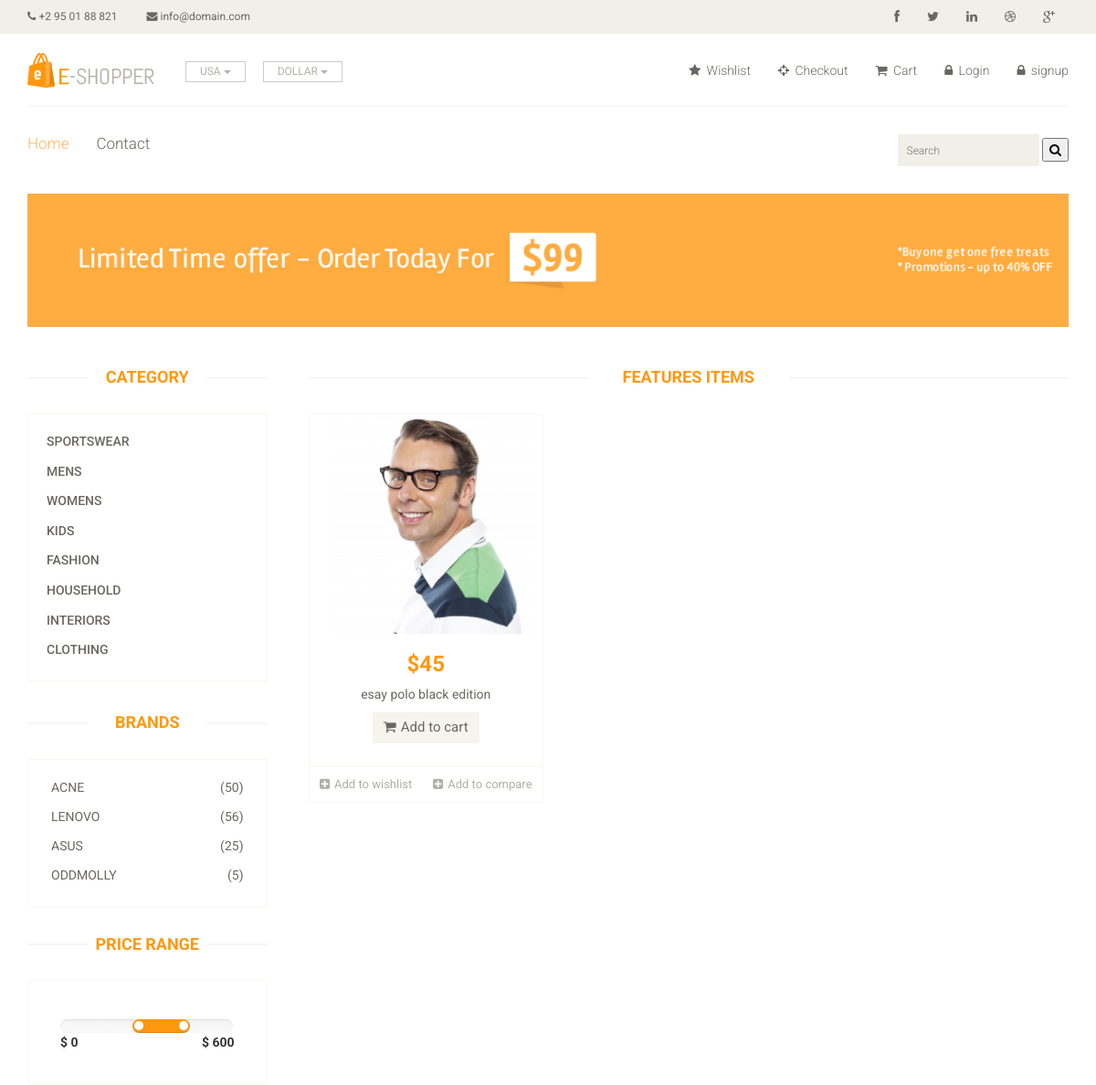
/category/men (upper part), run on an earlier commit of the app's database.
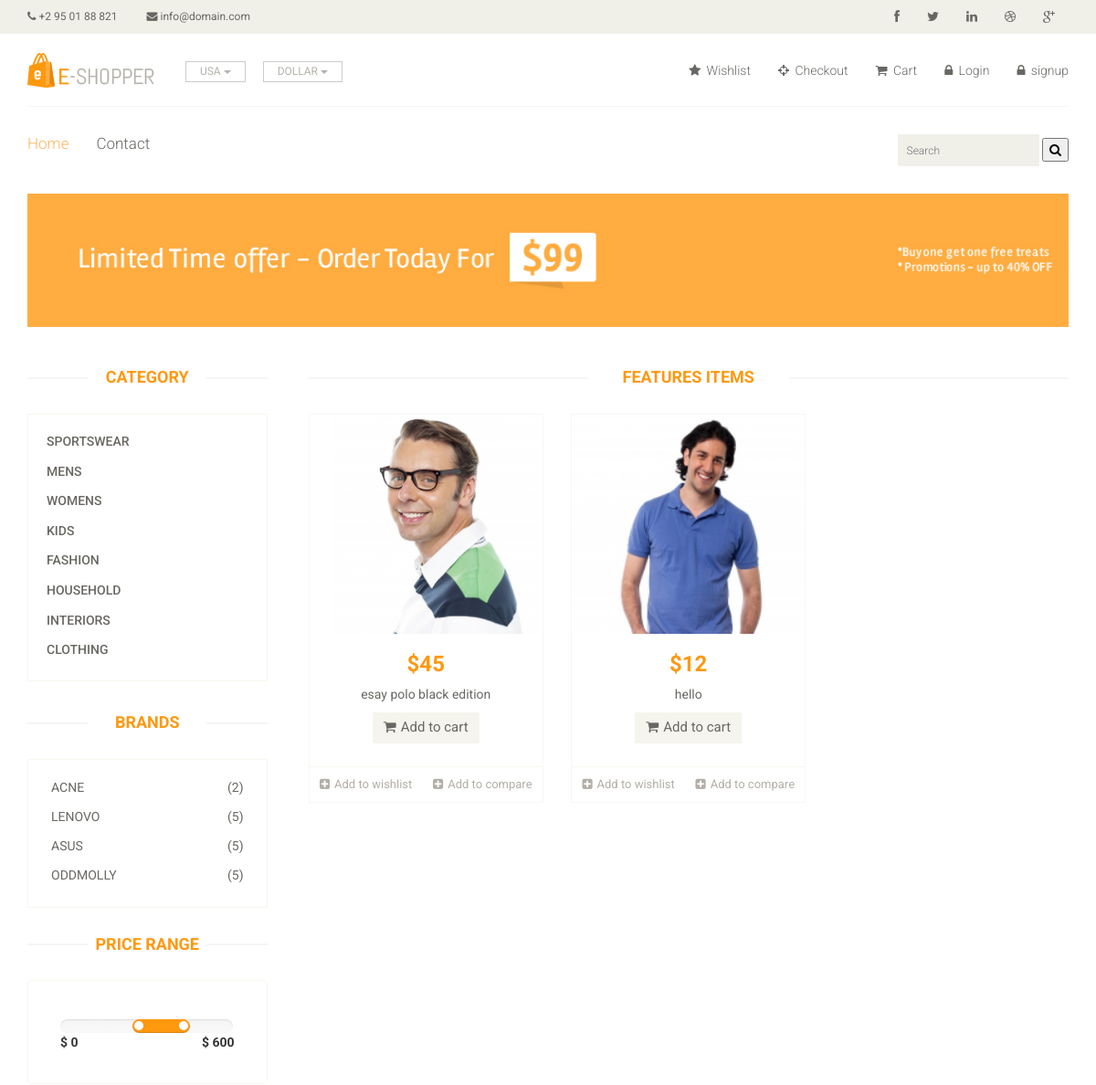
And on a later commit of the database.
### home/models.py (models this page shows, shortened)
class Category(models.Model):
    name = models.CharField(max_length=200)
    slug = models.CharField(max_length=500 , unique = True)

class Brand(models.Model):
    name = models.CharField(max_length = 200)
    image = models.ImageField(upload_to='media' , blank=True)
    numbers_of_products = models.IntegerField(default = 0)
    slug = models.CharField(max_length=500 , blank = True)

class Product(models.Model):
    name = models.CharField(max_length=200)
    price = models.IntegerField()
    discounted_price = models.IntegerField(default=0)
    image = models.ImageField(upload_to='media')
    description = models.TextField(blank=True)
    specification = models.TextField(blank = True)
    category = models.ForeignKey(Category, on_delete = models.CASCADE)
    brand = models.ForeignKey(Brand,on_delete=models.CASCADE,related_name="products")
    stock = models.CharField(choices = STOCK , max_length=50)
    labels = models.CharField(choices = LABELS , max_length=50 , blank=True)
    slug = models.CharField(max_length= 500 , blank = True)
    published_date = models.DateTimeField(default=now,editable= False ,blank=True)

### home/views.py (the view)
# urls.py: path('category/<slug>', CategoryView.as_view(), name="category"),
class CategoryView(Base):
    def get(self,request,slug):
        cat_id = Category.objects.get(slug = slug).id # slug = slug le index.html ma category for loop bata chaleko xa tellai execute garxa
        self.views['cat_products'] = Product.objects.filter(category_id = cat_id)
        self.views['categories'] = Category.objects.all()
        self.views['brands'] = Brand.objects.all()
        return render(request,"category.html",self.views)

### templates/category.html (shortened to what this page needs)
{% extends 'base.html' %}
{%block content%}
{%load static%}
	<section id="advertisement">
		<div class="container">
			<img src="images/shop/advertisement.jpg" alt="" />
		</div>
	</section>
	<section>
		<div class="container">
			<div class="row">
				<div class="col-sm-3">
					<div class="left-sidebar">
						<h2>Category</h2>
						<div class="panel-group category-products" id="accordian">
							{%for cat in categories%}
							<div class="panel panel-default">
								<div class="panel-heading">
									<h4 class="panel-title"><a href="/category/{{cat.slug}}">{{cat.name}}</a></h4>
								</div>
							</div>
							{%endfor%}
						</div>
						<div class="brands_products">
							<h2>Brands</h2>
							<div class="brands-name">
								<ul class="nav nav-pills nav-stacked">
									{%for brand in brands %}
									<li><a href="/brand/{{brand.slug}}"> <span class="pull-right">({{brand.numbers_of_products}})</span>{{brand.name}}</a></li>
									{%endfor%}
								</ul>
							</div>
						</div>
						<div class="price-range">
							<h2>Price Range</h2>
							<div class="well">
								 <input type="text" class="span2" value="" data-slider-min="0" data-slider-max="600" data-slider-step="5" data-slider-value="[250,450]" id="sl2" ><br />
								 <b>$ 0</b> <b class="pull-right">$ 600</b>
							</div>
						</div>
					</div>
				</div>
				<div class="col-sm-9 padding-right">
					<div class="features_items">
						<h2 class="title text-center">Features Items</h2>
						{%for cat_product in cat_products%}
						<div class="col-sm-4">
							<div class="product-image-wrapper">
								<div class="single-products">
									<a href="/product/{{cat_product.slug}}">
									<div class="productinfo text-center">
										<img src="{{cat_product.image.url}}" alt="" style="height:30vh;"/>
										<h2>${{cat_product.price}}</h2>
										<p>{{cat_product.name}}</p>
										<a href="/add_to_cart/{{cat_product.slug}}" class="btn btn-default add-to-cart"><i class="fa fa-shopping-cart"></i>Add to cart</a>
									</div>
									</a>
								</div>
								<div class="choose">
									<ul class="nav nav-pills nav-justified">
										<li><a href=""><i class="fa fa-plus-square"></i>Add to wishlist</a></li>
										<li><a href=""><i class="fa fa-plus-square"></i>Add to compare</a></li>
									</ul>
								</div>
							</div>
						</div>
						{%endfor%}
					</div>
				</div>
			</div>
		</div>
	</section>
{%endblock%}

What changed in the data, as far as the page shows it:
changed Brand "ACNE": numbers_of_products "50" → "2"
changed Brand "LENOVO": numbers_of_products "56" → "5"
changed Brand "ASUS": numbers_of_products "25" → "5"
added Product: image (picture), price "12", name "hello"
